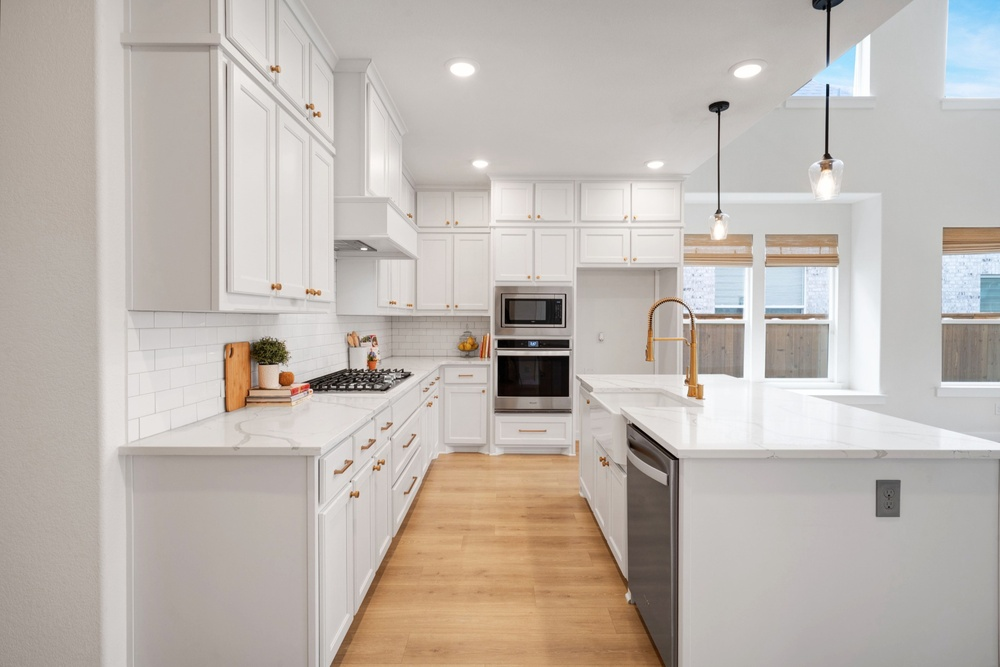
#> input picture brownie-13.jpg, 1000 x 667 px, shrunk from 2048 x 1365 before the run
$ python qc_generator.py brownie-13.jpg
#> lines starting #> are read from the running program, lines starting #| are printed output that depends on the picture; after the words box and inside, x2 and y2 are one past the last pixel; in counts of white or black regions, pixels touching at a corner belong together

from PIL import Image, ImageStat
import numpy as np

def calculate_brightness(image):
    grayscale = image.convert('L')
    stat = ImageStat.Stat(grayscale)
    return stat.mean[0] / 255.0

def calculate_contrast(image):
    grayscale = image.convert('L')
    stat = ImageStat.Stat(grayscale)
    return stat.stddev[0] / 128.0

def calculate_blown_highlights(image):
    np_img = np.array(image.convert("RGB"))
    mask = (np_img >= 250).all(axis=2)
    return mask.sum() / mask.size * 100

def load_template(path="qc_template.md"):
    with open(path, 'r') as file:
        return file.read()

def fill_template(template, metrics):
    return template.format(**metrics)

def generate_qc_report(image_path, template_path="qc_template.md", output_path="qc_report.md"):
#> called with image_path = 'brownie-13.jpg', template_path = 'qc_template.md', output_path = 'qc_report.md'
    image = Image.open(image_path)
#> image is the input picture: PIL image 1000x667 RGB; mean R, G, B 189.7, 181.9, 175.1
    brightness = calculate_brightness(image)
#> in calculate_brightness, `grayscale = image.convert('L')`:
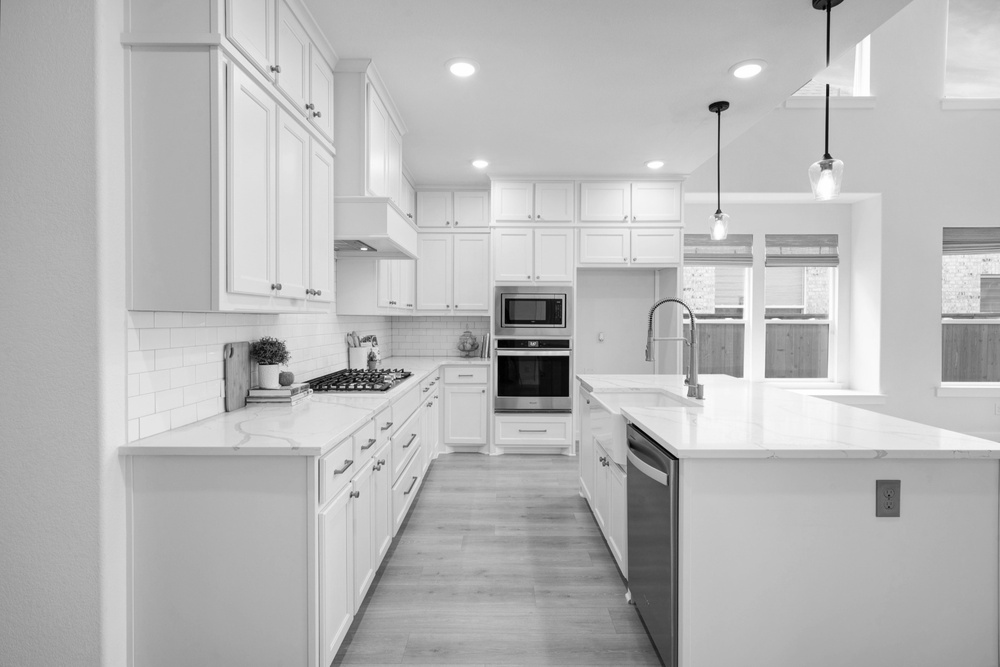
#> grayscale: PIL image 1000x667 L; min 0, max 255, mean 183.4
#> brightness = 0.719
    contrast = calculate_contrast(image)
#> contrast = 0.258
    blown_highlights = calculate_blown_highlights(image)
#> in calculate_blown_highlights, `mask = (np_img >= 250).all(axis=2)`:
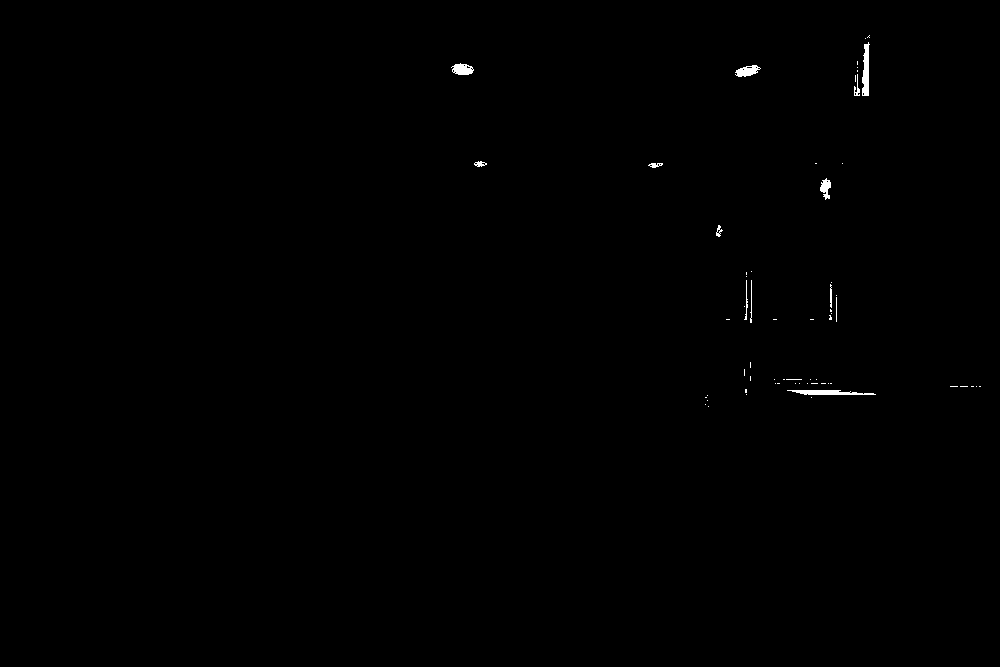
#> mask: shape (667, 1000) bool; 0.25% white; 63 white regions (50 under 20 px), largest, box (x1, y1, x2, y2) and area: (787, 390, 876, 395) 305, (862, 42, 870, 96) 297, (451, 63, 474, 75) 191
#> blown_highlights = 0.245

    metrics = {
        "brightness": brightness,
        "contrast": contrast,
        "blown_highlights": blown_highlights
    }
#> metrics = {'brightness': 0.719, 'contrast': 0.258, 'blown_highlights': 0.245}

    template = load_template(template_path)
    filled_report = fill_template(template, metrics)

    with open(output_path, 'w') as f:
        f.write(filled_report)

    print(f"✅ QC report generated: {output_path}")

if __name__ == "__main__":
    import sys
    if len(sys.argv) < 2:
        print("Usage: python qc_generator.py <image_path>")
    else:
        image_path = sys.argv[1]
#> (the run stopped early here; a loop or call above may not have finished)
